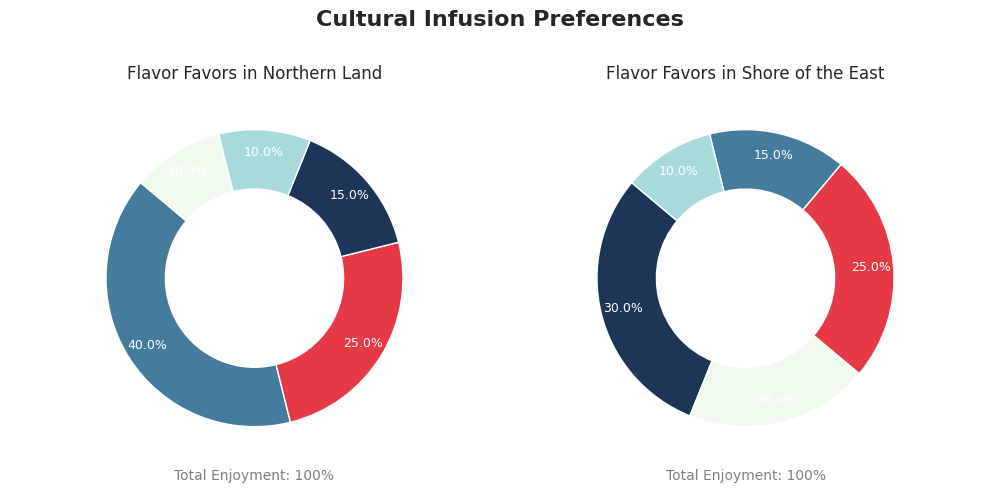

This chart was generated by the following Python code:
import matplotlib.pyplot as plt

regions = ["Northern Land", "Shore of the East"]
tea_types = ["Brewing Black", "Leaves of Green", "Herbal Infusion", "White Leaves", "Oolong Aroma"]
northland_consumption = [40, 25, 15, 10, 10]
eastshore_consumption = [30, 20, 25, 15, 10]

consumption_data = [northland_consumption, eastshore_consumption]

fig, ax = plt.subplots(1, 2, figsize=(10, 5), subplot_kw=dict(aspect="equal"))
ax = ax.flatten()

shuffled_colors = [
    ['#457b9d', '#e63946', '#1d3557', '#a8dadc', '#f1faee'],
    ['#1d3557', '#f1faee', '#e63946', '#457b9d', '#a8dadc']
]

for i, data in enumerate(consumption_data):
    ax[i].pie(
        data, colors=shuffled_colors[i], wedgeprops=dict(width=0.4), startangle=140,
        autopct='%1.1f%%', pctdistance=0.85, textprops=dict(color="w", fontsize=9)
    )
    ax[i].set_title(f'Flavor Favors in {regions[i]}', fontsize=12, pad=10)
    ax[i].set_xlabel(f'Total Enjoyment: {sum(data)}%', fontsize=10, color='gray')

plt.suptitle("Cultural Infusion Preferences", fontsize=16, fontweight='bold', y=0.98)

plt.tight_layout(rect=[0, 0.03, 1, 0.95])
plt.show()
